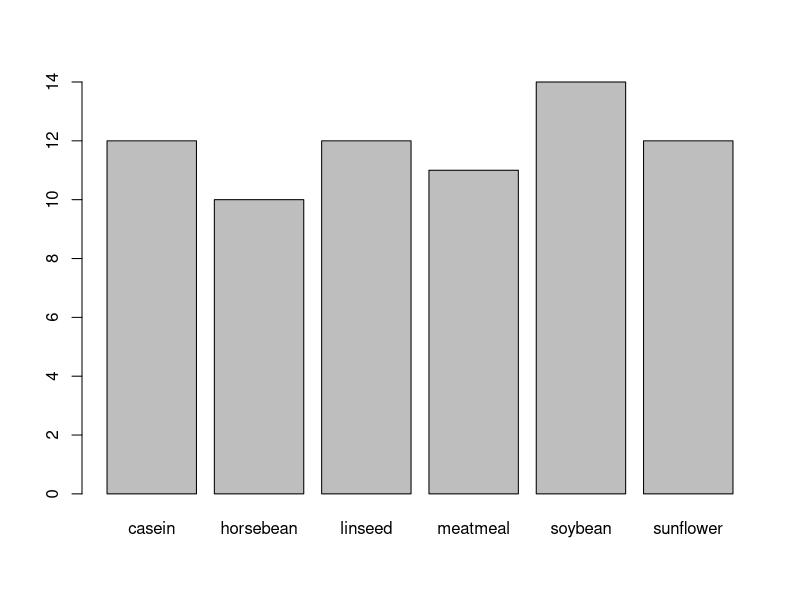
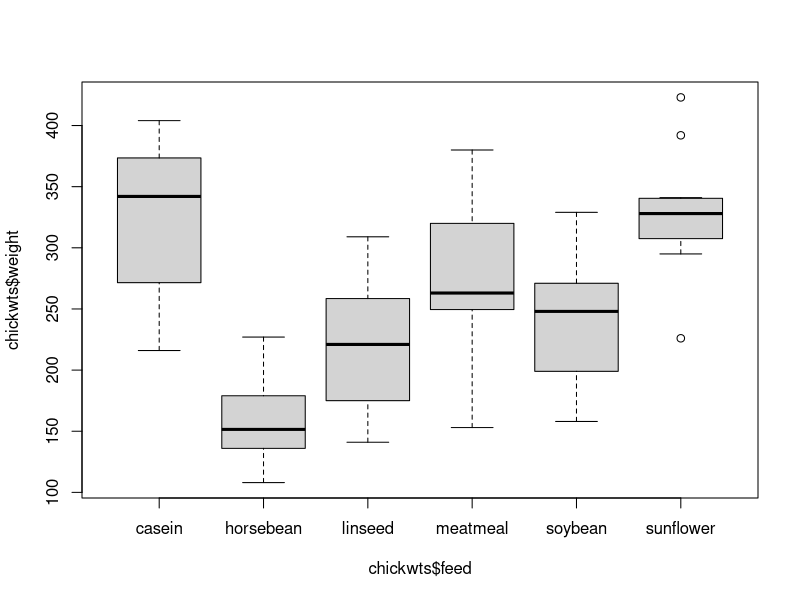
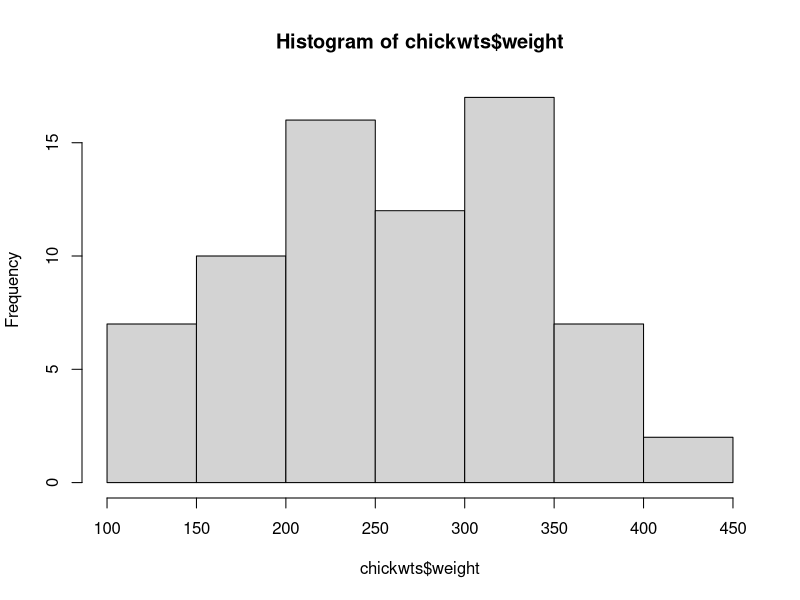
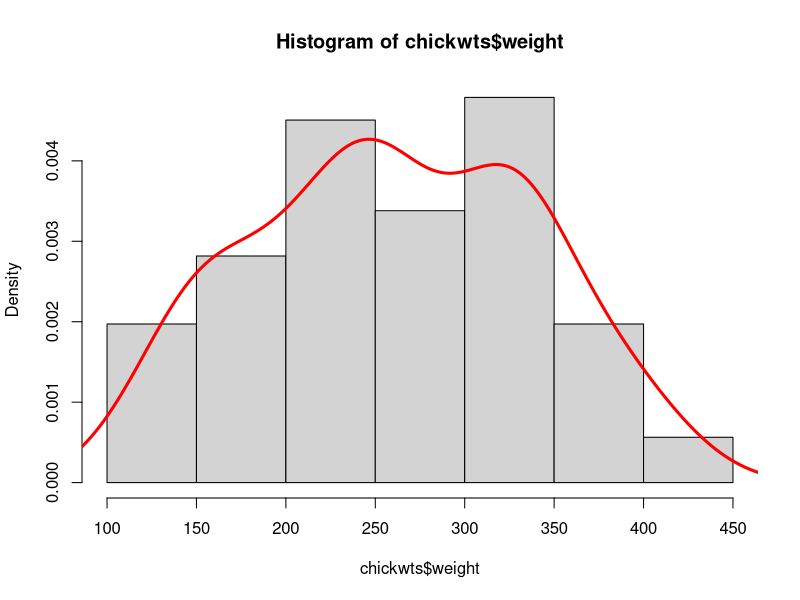
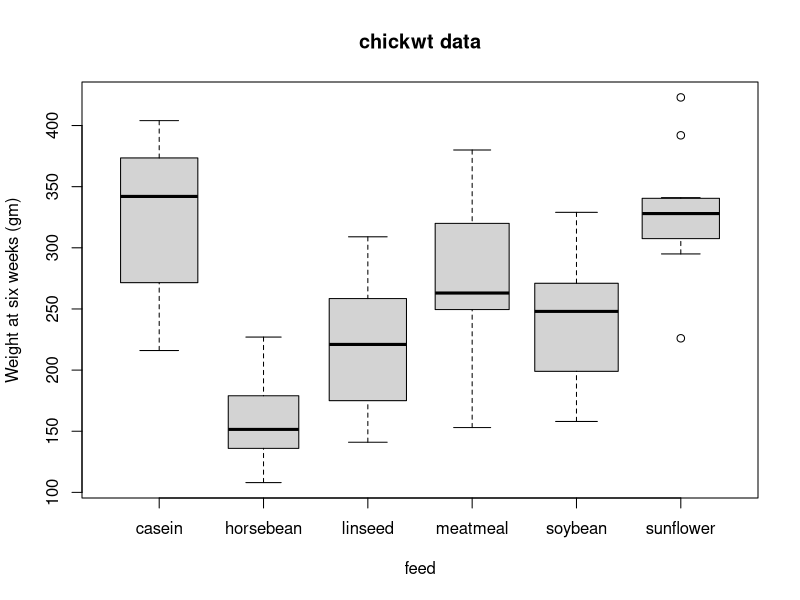
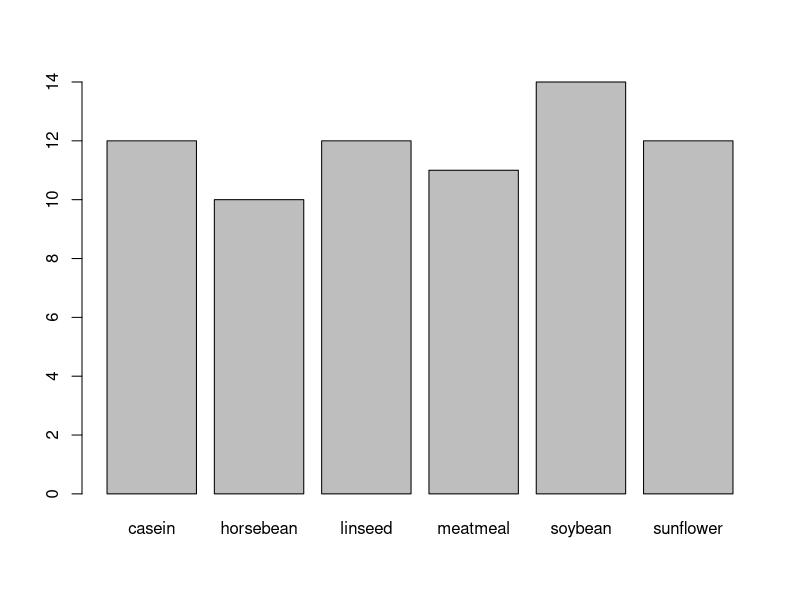
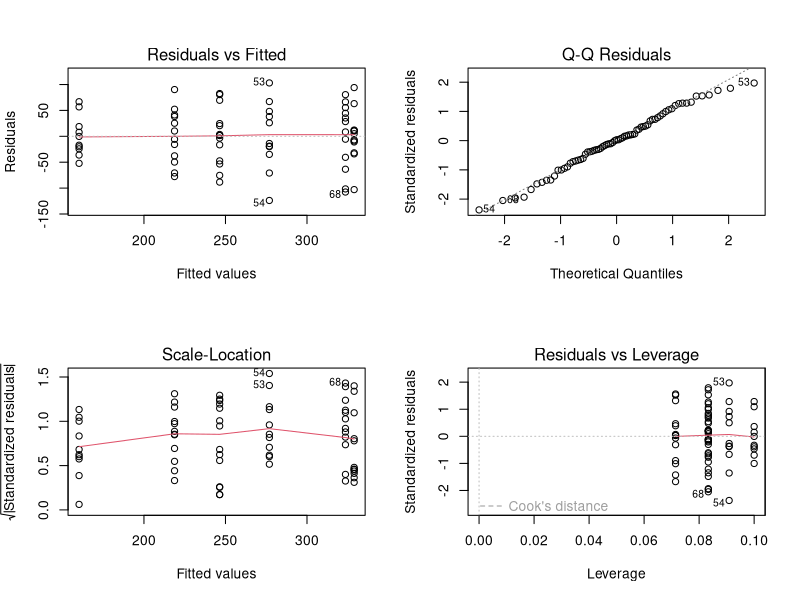

Write R code to recreate these figures, in order.
#R code from vignette source 'Exercises/Day1_Exercises_Solutions.Rnw'

###################################################
#code chunk number 1: Day1_Exercises_Solutions.Rnw:66-69 (eval = FALSE)
###################################################
data(chickwts)
head(chickwts)
# ?chickwts


###################################################
#code chunk number 2: Day1_Exercises_Solutions.Rnw:73-88 (eval = FALSE)
###################################################
summary(chickwts)
tapply(chickwts$weight, chickwts$feed, mean)
tapply(chickwts$weight, chickwts$feed, median)
tapply(chickwts$weight, chickwts$feed, sd)
table(chickwts$feed)
barplot(table(chickwts$feed))
boxplot(chickwts$weight ~ chickwts$feed)
# boxplot(weight ~ feed, data = chickwts)
hist(chickwts$weight)
hist(chickwts$weight, freq = FALSE)
lines(density(chickwts$weight), col = "red", lwd = 3)
boxplot(weight ~ feed, data = chickwts, col = "lightgray",
        varwidth = TRUE, main = "chickwt data",
        ylab = "Weight at six weeks (gm)")
barplot(table(chickwts$feed))


###################################################
#code chunk number 3: Day1_Exercises_Solutions.Rnw:92-99 (eval = FALSE)
###################################################
lm.mod <- lm(weight ~ feed, data = chickwts)
summary(lm.mod)
anova <- aov(weight ~ feed, data = chickwts)
TukeyHSD(anova)
summary(anova)
par(mfrow=c(2,2))
plot(lm.mod)


